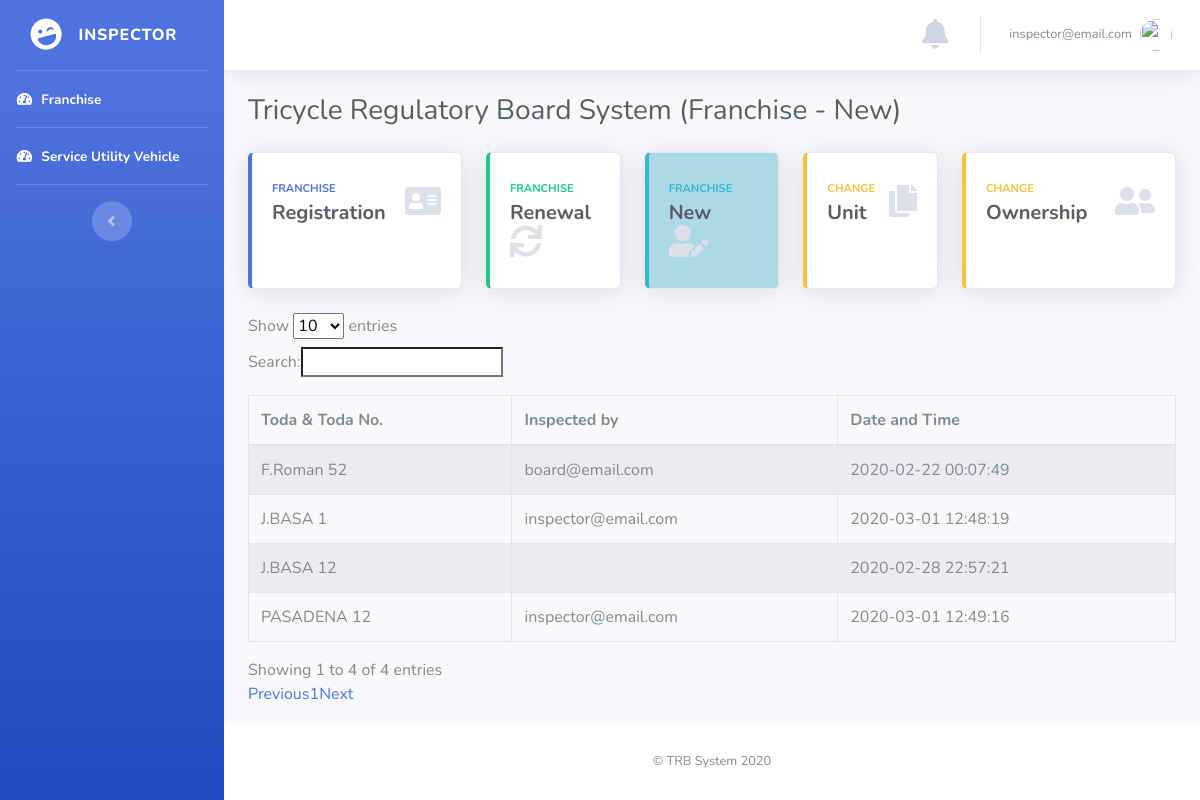
/insp/index.php (signed in), run on the app's committed database.
### tables this page shows
CREATE TABLE `inspected` (
  `userid` int(11) NOT NULL,
  `toda_no` varchar(225) NOT NULL,
  `toda` varchar(255) NOT NULL,
  `inspector` varchar(225) NOT NULL,
  `ins_date` text NOT NULL,
  `status` int(6) NOT NULL,
  `opt1` text NOT NULL,
  `opt2` text NOT NULL,
  `opt3` text NOT NULL,
  `opt4` text NOT NULL,
  `opt5` text NOT NULL,
  `seen_status` int(11) NOT NULL DEFAULT '1'
);

### insp/index.php (the view, shortened to what this page needs)
<!DOCTYPE html>
<html lang="en">
<head>
  <link href="../vendor/fontawesome-free/css/all.min.css" rel="stylesheet" type="text/css">
  <link href="../css/sb-admin-2.min.css" rel="stylesheet">
</head>
<body id="page-top">
  <?php require('navigation.php');  ?>
        <div class="container-fluid">
          <div class="d-sm-flex align-items-center justify-content-between mb-4">
            <h1 class="h3 mb-0 text-gray-800">Tricycle Regulatory Board System (Franchise - New)</h1>
          </div>
          <div class="row">
            <div class="col-xl-3 col-md-6 mb-4">
              <a href="registration.php">
              <div class="card border-left-primary shadow h-100 py-2">
                <div class="card-body">
                  <div class="row no-gutters align-items-center">
                    <div class="col mr-2">
                      <div class="text-xs font-weight-bold text-primary text-uppercase mb-1">Franchise</div>
                      <div class="h5 mb-0 font-weight-bold text-gray-800">Registration</div>
                    </div>
                    <div class="col-auto">
                      <i class="fas fa-address-card fa-2x text-gray-300"></i>
                    </div>
                  </div>
                </div>
              </div>
              </a>
            </div>
            <div class="col-xl-2 col-md-6 mb-4">
              <a href="renewal.php">
              <div class="card border-left-success shadow h-100 py-2">
                <div class="card-body">
                  <div class="row no-gutters align-items-center">
                    <div class="col mr-2">
                      <div class="text-xs font-weight-bold text-success text-uppercase mb-1">FRANCHISE</div>
                      <div class="h5 mb-0 font-weight-bold text-gray-800">Renewal</div>
                    </div>
                    <div class="col-auto">
                      <i class="fas fa-sync fa-2x text-gray-300"></i>
                    </div>
                  </div>
                </div>
              </div>
              </a>
            </div>
            <div class="col-xl-2 col-md-6 mb-4">
              <a href="" data-toggle="modal" data-target="#myModal">
              <div class="card border-left-info shadow h-100 py-2" style="background-color:lightblue">
                <div class="card-body" >
                  <div class="row no-gutters align-items-center">
                    <div class="col mr-2">
                      <div class="text-xs font-weight-bold text-info text-uppercase mb-1">Franchise</div>
                      <div class="row no-gutters align-items-center">
                        <div class="col-auto">
                          <div class="h5 mb-0 mr-3 font-weight-bold text-gray-800">New</div>
                        </div>
                      </div>
                    </div>
                    <div class="col-auto">
                      <i class="fas fa-user-edit fa-2x text-gray-300"></i>
                    </div>
                  </div>
                </div>
              </div>
              </a>
            </div>
            <div class="col-xl-2 col-md-6 mb-4">
              <a href="change_unit.php">
              <div class="card border-left-warning shadow h-100 py-2">
                <div class="card-body">
                  <div class="row no-gutters align-items-center">
                    <div class="col mr-2">
                      <div class="text-xs font-weight-bold text-warning text-uppercase mb-1">Change </div>
                      <div class="h5 mb-0 font-weight-bold text-gray-800">Unit</div>
                    </div>
                    <div class="col-auto">
                      <i class="fas fa-copy fa-2x text-gray-300"></i>
                    </div>
                  </div>
                </div>
              </div>
              </a>
            </div>
          <div class="col-xl-3 col-md-6 mb-4">
            <a href="change_ownership.php">
            <div class="card border-left-warning shadow h-100 py-2">
              <div class="card-body">
                <div class="row no-gutters align-items-center">
                  <div class="col mr-2">
                    <div class="text-xs font-weight-bold text-warning text-uppercase mb-1">Change</div>
                    <div class="h5 mb-0 font-weight-bold text-gray-800"> Ownership</div>
                  </div>
                  <div class="col-auto">
                    <i class="fas fa-user-friends fa-2x text-gray-300"></i>
                  </div>
                </div>
              </div>
            </div>
            </a>
          </div>
</div>
<link rel='stylesheet' href='https://cdn.datatables.net/1.10.12/css/dataTables.bootstrap.min.css' />
      <?php
      $sql = 'select * from inspected where status = 1';
      $statement = $connection->prepare($sql);
      $statement->execute();
      $packages = $statement->fetchAll(PDO::FETCH_OBJ);
      ?>
      <table class="table table-striped table-bordered table-hover" id="dataTables-example" style="margin-top:1%;">
        <thead>
          <tr>
            <th>Toda & Toda No.</th>
            <th>Inspected by</th>
            <th>Date and Time</th>
          </tr>
        </thead>
          <?php foreach($packages as $package): ?>
            <tr id="<?= $package->user_id; ?>">
              <td data-target="fullname"><?= $package->toda;?>  <?= $package->toda_no;?> </td>
              <td data-target="fullname"> <?= $package->inspector;?> </td>
              <td data-target="fullname"> <?= $package->ins_date;?> </td>
            </tr>
          <?php endforeach; ?>
      </table>
</div>
</div>
      <footer class="sticky-footer bg-white">
        <div class="container my-auto">
          <div class="copyright text-center my-auto">
            <span>© TRB System 2020</span>
          </div>
        </div>
      </footer>
    </div>
  </div>
</body>
</html>

### data on the page
inspected: toda "F.Roman", toda_no "52", inspector "board@email.com", ins_date "2020-02-22 00:07:49"
inspected: toda "J.BASA", toda_no "12", ins_date "2020-02-28 22:57:21"
inspected: toda "J.BASA", toda_no "1", inspector "inspector@email.com", ins_date "2020-03-01 12:48:19"
inspected: toda "PASADENA", toda_no "12", inspector "inspector@email.com", ins_date "2020-03-01 12:49:16"

### other printed values
$username1 "inspector@email.com"
